Frame 1 (no input): blank canvas, image omitted
Frame 60 (the mouse pressed at the canvas centre just before this capture): blank canvas, image omitted
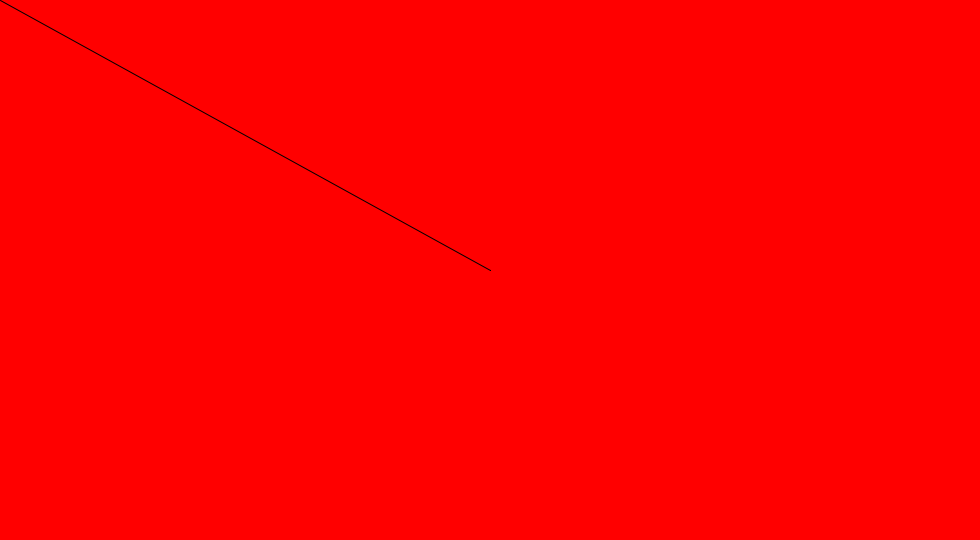
Frame 120 (the mouse held since frame 60 and released just before this capture)

The Processing sketch whose frames 1 and 60 were blank and that drew this single picture after the mouse press (run headless with seeded random() and noise(); from frame 60 on, the mouse is pressed at the canvas centre):

// Processing sketch: sketch_240416a
// ── sketch_240416a.pde







/**
 * Continuous Lines. 
 * 
 * Click and drag the mouse to draw a line. 
 */

void setup() {
  size(980, 540);
  background(255,0,0);
}

void draw() {
  stroke(0);
  if (mousePressed == true) {
    line(mouseX, mouseY, pmouseX, pmouseY);
  }
}
